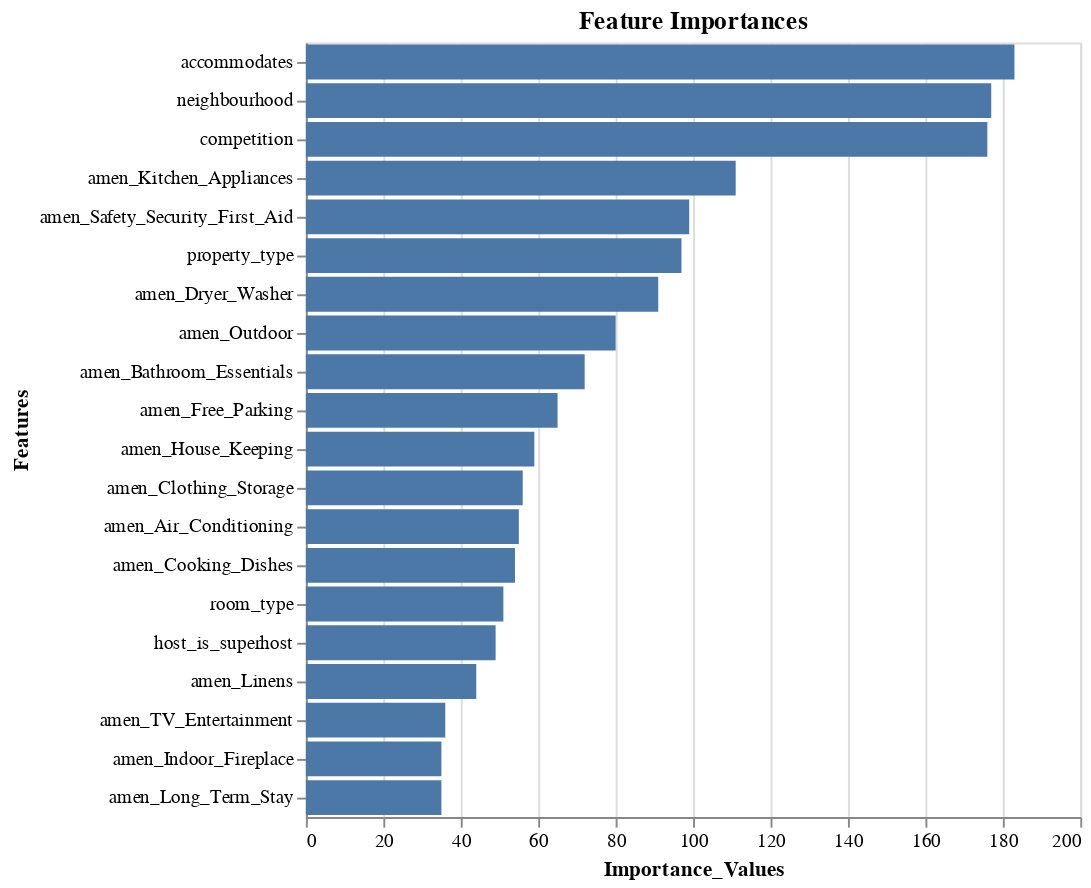

Here is the notebook cell this chart was saved with:
### Code cell
importances_df = pd.DataFrame()
importances_df['Features'] = X_train.columns
importances_df['Importance_Values'] = lm_model.feature_importances_
importances_df = importances_df.sort_values(by=['Importance_Values'], ascending=False)
importances_df.Features = importances_df.Features.replace({'dist_500m':'competition', 'neighbourhood_group_cleansed': 'neighbourhood'})

alt.Chart(importances_df.iloc[:20]).mark_bar().encode(x=alt.X('Importance_Values:Q'), y=alt.Y('Features:N', sort='-x')).properties(title='Feature Importances')

### Figure 1 — Vega-Lite specification as saved in the notebook (floating-point values rounded to 4 significant figures)
{"config": {"view": {"continuousWidth": 400, "continuousHeight": 300}}, "data": {"name": "data-1ed982f334ff2fbcd81a186b89d6832a"}, "mark": "bar", "encoding": {"x": {"type": "quantitative", "field": "Importance_Values"}, "y": {"type": "nominal", "field": "Features", "sort": "-x"}}, "title": "Feature Importances", "$schema": "https://vega.github.io/schema/vega-lite/v4.8.1.json", "datasets": {"data-1ed982f334ff2fbcd81a186b89d6832a": [{"Features": "accommodates", "Importance_Values": 183}, {"Features": "neighbourhood", "Importance_Values": 177}, {"Features": "competition", "Importance_Values": 176}, {"Features": "amen_Kitchen_Appliances", "Importance_Values": 111}, {"Features": "amen_Safety_Security_First_Aid", "Importance_Values": 99}, {"Features": "property_type", "Importance_Values": 97}, {"Features": "amen_Dryer_Washer", "Importance_Values": 91}, {"Features": "amen_Outdoor", "Importance_Values": 80}, {"Features": "amen_Bathroom_Essentials", "Importance_Values": 72}, {"Features": "amen_Free_Parking", "Importance_Values": 65}, {"Features": "amen_House_Keeping", "Importance_Values": 59}, {"Features": "amen_Clothing_Storage", "Importance_Values": 56}, {"Features": "amen_Air_Conditioning", "Importance_Values": 55}, {"Features": "amen_Cooking_Dishes", "Importance_Values": 54}, {"Features": "room_type", "Importance_Values": 51}, {"Features": "host_is_superhost", "Importance_Values": 49}, {"Features": "amen_Linens", "Importance_Values": 44}, {"Features": "amen_TV_Entertainment", "Importance_Values": 36}, {"Features": "amen_Indoor_Fireplace", "Importance_Values": 35}, {"Features": "amen_Long_Term_Stay", "Importance_Values": 35}]}}
